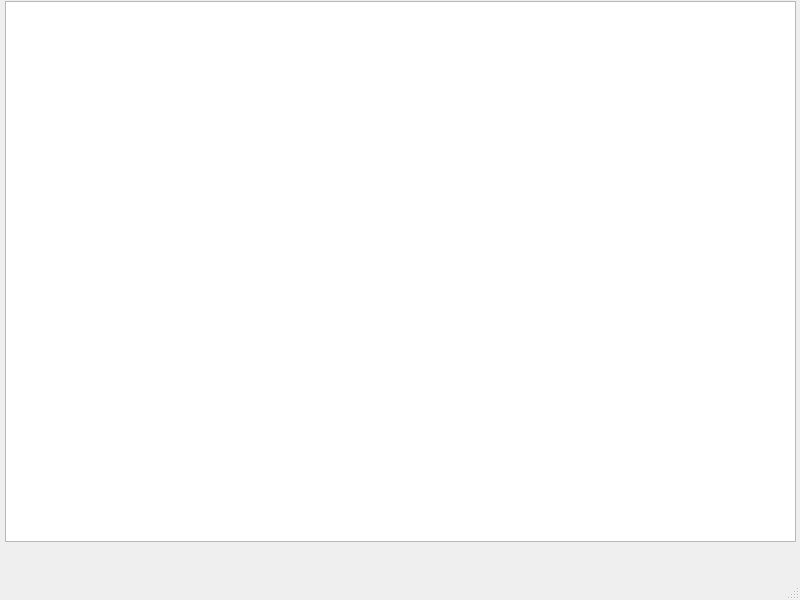
<?xml version="1.0" encoding="UTF-8"?>
<ui version="4.0">
 <class>Client</class>
 <widget class="QMainWindow" name="Client">
  <property name="geometry">
   <rect>
    <x>0</x>
    <y>0</y>
    <width>800</width>
    <height>600</height>
   </rect>
  </property>
  <property name="windowTitle">
   <string>Client</string>
  </property>
  <widget class="QWidget" name="centralwidget">
   <widget class="QGraphicsView" name="graphicsView">
    <property name="geometry">
     <rect>
      <x>5</x>
      <y>1</y>
      <width>791</width>
      <height>541</height>
     </rect>
    </property>
   </widget>
  </widget>
  <widget class="QMenuBar" name="menubar">
   <property name="geometry">
    <rect>
     <x>0</x>
     <y>0</y>
     <width>800</width>
     <height>25</height>
    </rect>
   </property>
  </widget>
  <widget class="QStatusBar" name="statusbar"/>
 </widget>
 <resources/>
 <connections/>
</ui>
